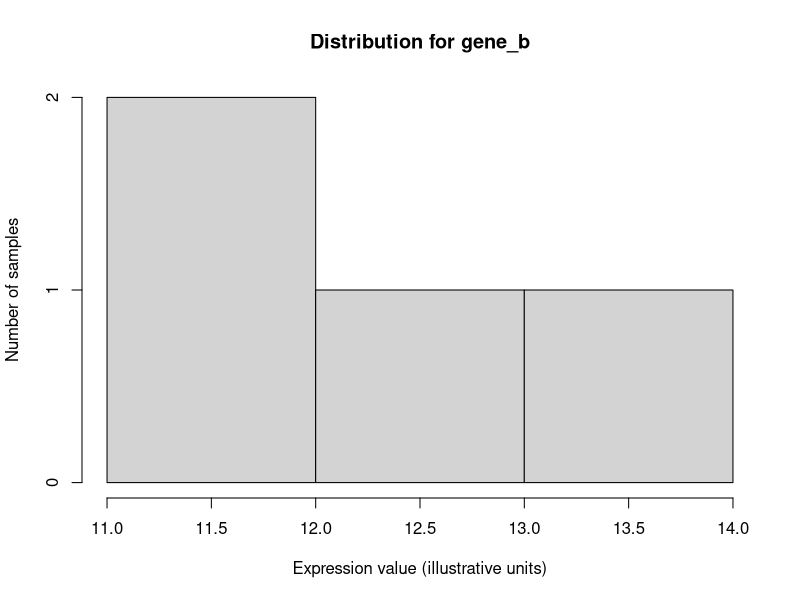

This figure's R source:
## ---- chunk 1
practice_list <- list(12, "alpha", TRUE, 2.5)

# Inspect one component; double brackets extract its contents.
class(practice_list[[1]])
class(practice_list[[2]])

# Revisit the loop syntax from the lecture.
practice_types <- character(length(practice_list))
for (i in seq_along(practice_list)) {
  practice_types[i] <- class(practice_list[[i]])
}
practice_types
table(practice_types)
## ---- chunk 2
mixed_list <- list("north", 3, 11, "south", 7)
n_large <- 0L

for (value in mixed_list) {
  if (is.numeric(value) && length(value) == 1L &&
      !is.na(value) && value > 6) {
    n_large <- n_large + 1L
  }
}
n_large

# Categorical classes can be represented with a factor.
practice_factor <- factor(vapply(mixed_list, class, character(1)))
levels(practice_factor)

# which() gives one-based positions, not the matching values.
positions <- which(vapply(
  mixed_list,
  function(value) is.numeric(value) && length(value) == 1L &&
    !is.na(value) && value == 7,
  logical(1)
))
positions
## ---- chunk 3
# Small demonstration table, unrelated to the assigned trial.
toy_expression <- data.frame(
  sample_a = c(3, 12, 6),
  sample_b = c(7, 14, 9),
  sample_c = c(5, 11, 8),
  sample_d = c(6, 13, 7),
  row.names = c("gene_a", "gene_b", "gene_c")
)

gene_id <- "gene_b"
gene_values <- as.numeric(toy_expression[gene_id, ])

hist(
  gene_values,
  breaks = 3,
  main = paste("Distribution for", gene_id),
  xlab = "Expression value (illustrative units)",
  ylab = "Number of samples"
)
## ---- chunk 4
toy_sub <- toy_expression[1:2, 1:2, drop = FALSE]
dim(toy_sub)
rownames(toy_sub)
colnames(toy_sub)

# To export an independently created practice table:
# write.csv(toy_sub, file = "toy_sub.csv", row.names = TRUE)
## ---- chunk 5
group_measurements <- function(values, cutoff = 10) {
  lower <- numeric(0)
  higher <- numeric(0)

  for (value in values) {
    if (is.na(value)) {
      next
    } else if (value <= cutoff) {
      lower <- c(lower, value)
    } else {
      higher <- c(higher, value)
    }
  }

  list(
    at_or_below = sort(lower),
    above = sort(higher)
  )
}

practice_values <- c(14, 3, 8, 12, 5)
practice_result <- group_measurements(practice_values)
str(practice_result)
